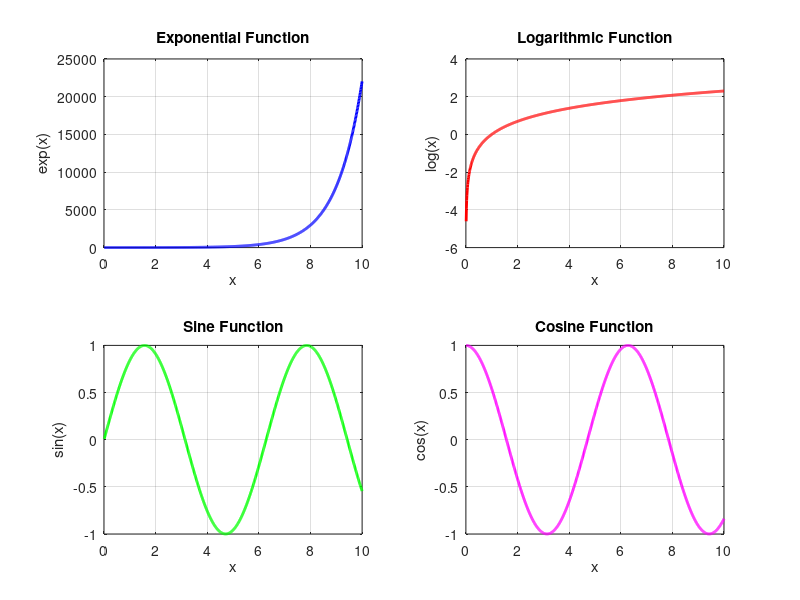

The MATLAB source for this figure: (Note: this script raises an error after producing the figure.)
clc;
clear;

% Define the x range
x = 0.01:0.01:10;  % Avoid 0 for logarithm

% Calculate functions
y_exp = exp(x);            % Exponential function
y_log = log(x);            % Logarithmic function
y_sin = sin(x);            % Sine function
y_cos = cos(x);            % Cosine function

% Create subplots
figure;

% Subplot 1: Exponential function
subplot(2, 2, 1);
plot(x, y_exp, 'b-', 'LineWidth', 2);
grid on; 
xlabel('x');
ylabel('exp(x)');
title('Exponential Function');

% Subplot 2: Logarithmic function
subplot(2, 2, 2);
plot(x, y_log, 'r-', 'LineWidth', 2);
grid on; 
xlabel('x');
ylabel('log(x)');
title('Logarithmic Function');

% Subplot 3: Sine function
subplot(2, 2, 3);
plot(x, y_sin, 'g-', 'LineWidth', 2);
grid on; 
xlabel('x');
ylabel('sin(x)');
title('Sine Function');

% Subplot 4: Cosine function
subplot(2, 2, 4);
plot(x, y_cos, 'm-', 'LineWidth', 2);
grid on; 
xlabel('x');
ylabel('cos(x)');
title('Cosine Function');

% Adjust layout
sgtitle('Different Functions');
